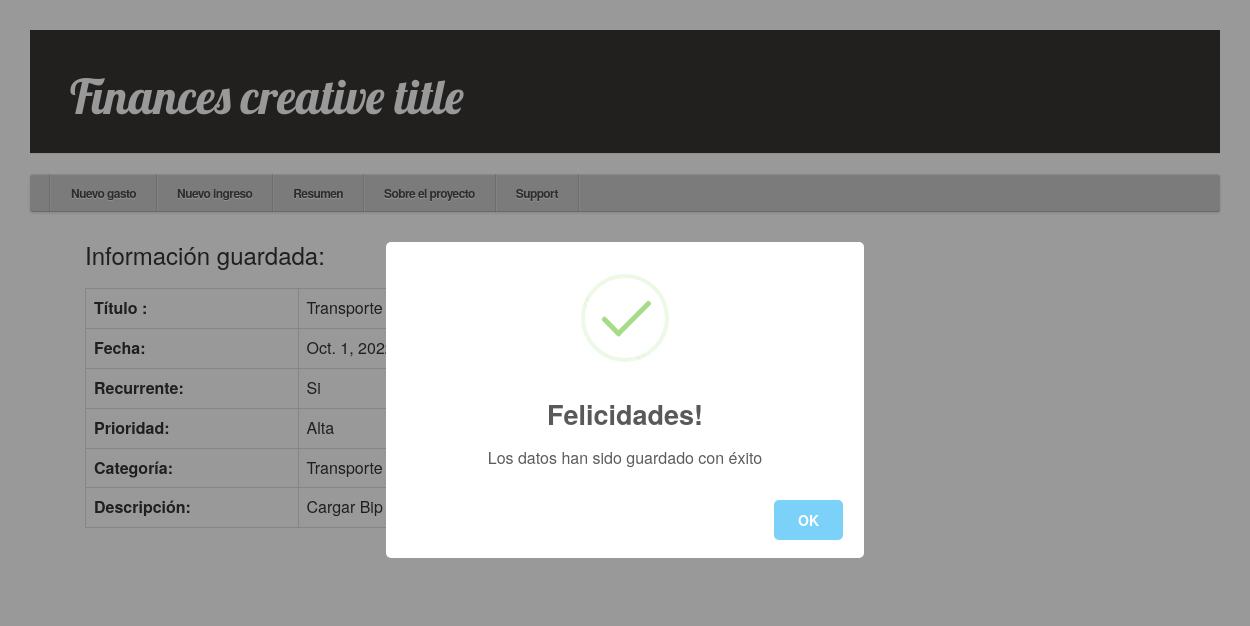
Screenshot of /gastos/6/ with the database file from the repository.
### aplicacion/models.py (models this page shows, shortened)
class gastos(models.Model):
    id_usuario = models.ForeignKey(settings.AUTH_USER_MODEL, on_delete=models.CASCADE)
    titulo = models.CharField(max_length=20)
    descripcion = models.TextField(blank=True, null=True)
    RECURRENCIA = [
        ('Si', 'Si'),
        ('No', 'No'),
    ]
    recurrente = models.CharField(max_length=2, choices=RECURRENCIA)
    fecha_cobro = models.DateField()
    PRIORIDAD = [
        ('Alta', 'Alta'),
        ('Media', 'Media'),
        ('Baja', 'Baja'),
    ]
    prioridad = models.CharField(max_length=10, choices=PRIORIDAD)
    monto = models.IntegerField()
    CATEGORIA = [
        ('Entretención', 'Entretención'),
        ('Transporte', 'Transporte'),
        ('Alimento', 'Alimentos'),
        ('Cuentas Básicas', 'Cuentas Básicas'),
        ('Dividendo', 'Dividendo'),
        ('Otros', 'Otros'),
    ]
    categoria = models.CharField(max_length=100, choices=CATEGORIA)
    class Meta:
        ordering = ["fecha_cobro"]

### aplicacion/views.py (the view)
# urls.py: path('gastos/<int:pk>/', views.gastos_detail, name='gastos_detail'),
def gastos_detail(request, pk):
    gastos_a = get_object_or_404(gastos, pk=pk)
    return render(request, 'aplicacion/gastos_detail.html', {'gastos_a': gastos_a})

### aplicacion/templates/aplicacion/gastos_detail.html (shortened to what this page needs)
{% extends 'aplicacion/base.html' %}
{% block content %}
    <div class="post">
        <h3>Información guardada: <h3>
        <table class="table table-bordered">
            <tr>
                <td><strong>Título :</strong></td>
                <td>{{ gastos_a.titulo }}</td>
              </tr>
            <tr>
                <td><strong>Fecha:</strong></td>
                <td>{{ gastos_a.fecha_cobro }}</td>
              </tr>
            <tr>
              <td><strong>Recurrente:</strong></td>
              <td>{{ gastos_a.recurrente }}</td>
            </tr>
            <tr>
              <td><strong>Prioridad:</strong></td>
              <td>{{ gastos_a.prioridad }}</td>
            </tr>
            <tr>
              <td><strong>Categoría:</strong></td>
              <td>{{ gastos_a.categoria }}</td>
            </tr>
            <tr>
                <td><strong>Descripción:</strong> </td>
                <td>{{ gastos_a.descripcion|linebreaksbr }}</td>
              </tr>
        </table>
    </div>
{% endblock %}

### aplicacion/static/aplicacion/base.css (style rules this page uses)
.post { margin-bottom: 70px; }
* { margin: 0; padding: 0; box-sizing: border-box; }
body { padding: 30px; font-family: "Helvetica Neue", helvetica, arial; background: url('https://subtlepatterns.com/patterns/white_carbonfiber.png'); }

### rows the page displays
gastos: titulo "Transporte del Mes", fecha_cobro "Oct. 1, 2022", recurrente "Si", prioridad "Alta", categoria "Transporte", descripcion "Cargar Bip…"
